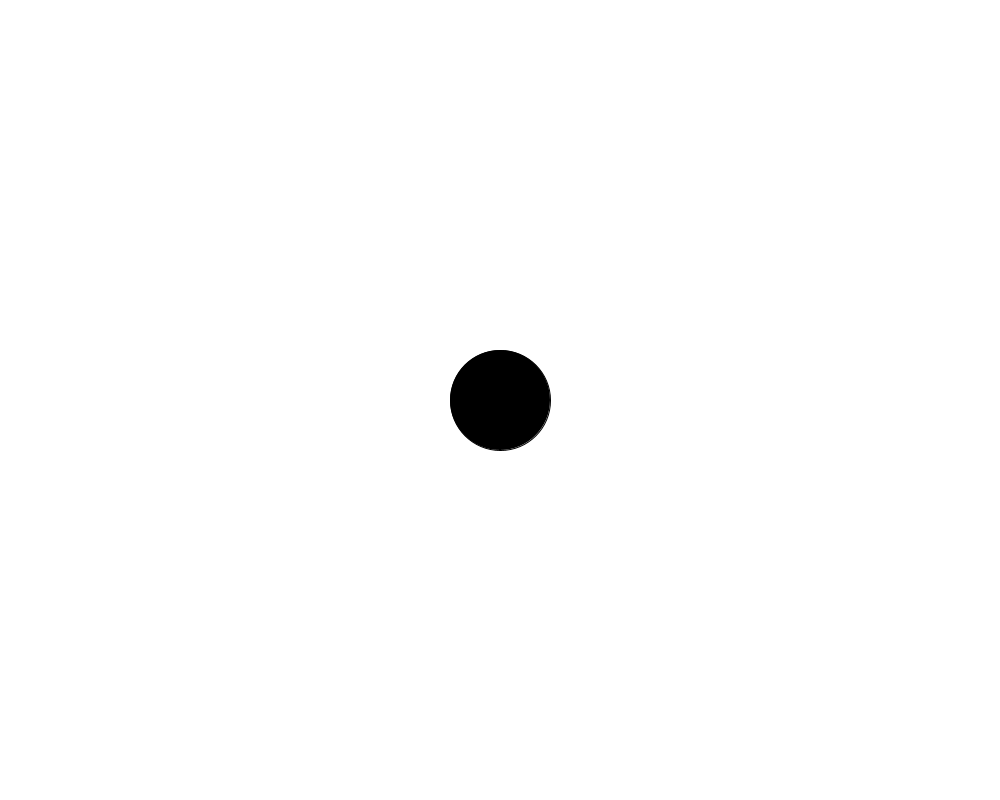
Frame 1 (no input)
Frame 60 (the mouse pressed at the canvas centre just before this capture): identical to frame 1, image omitted
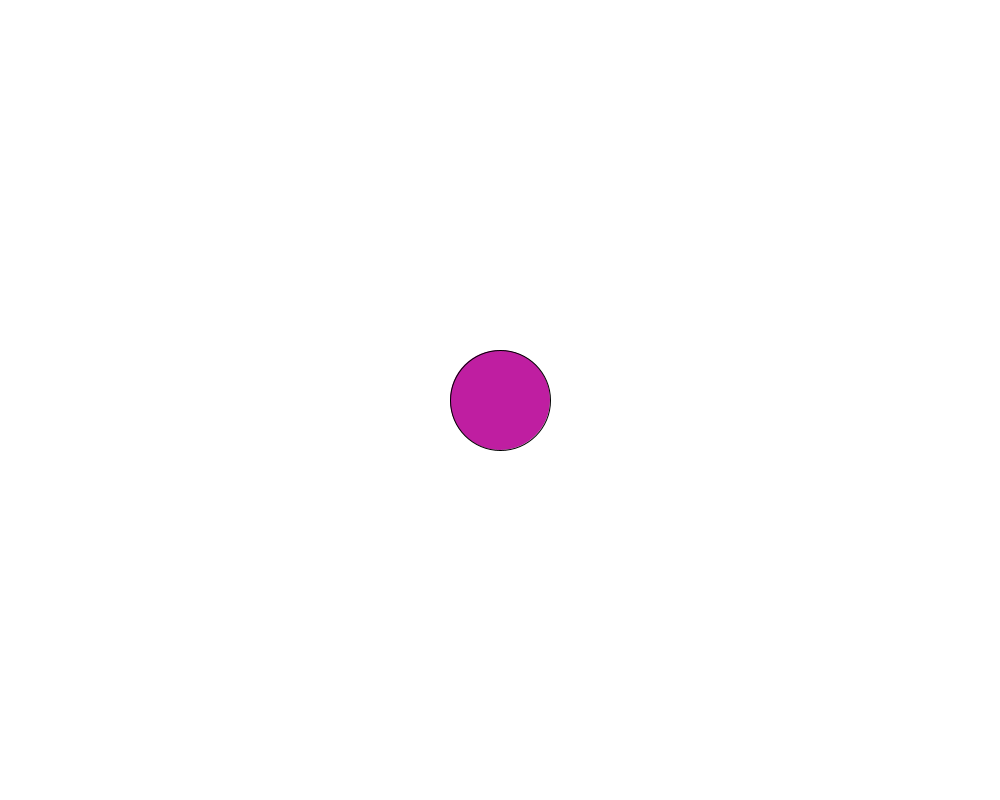
Frame 120 (the mouse held since frame 60 and released just before this capture)

The Processing sketch that drew these frames (run headless with seeded random() and noise(); from frame 60 on, the mouse is pressed at the canvas centre):

// Processing sketch: RandomCircles
// ── RandomCircles.pde
void setup()
{
  size(1000,800);
  background(255);
  fill(0);
  
  ellipse(500, 400, 100, 100);
}
void draw()
{
  if(mousePressed)
  {
    fill(random(255), random(255), random(255));
    background(255);
    ellipse(mouseX,mouseY, 100, 100);
  }
}
